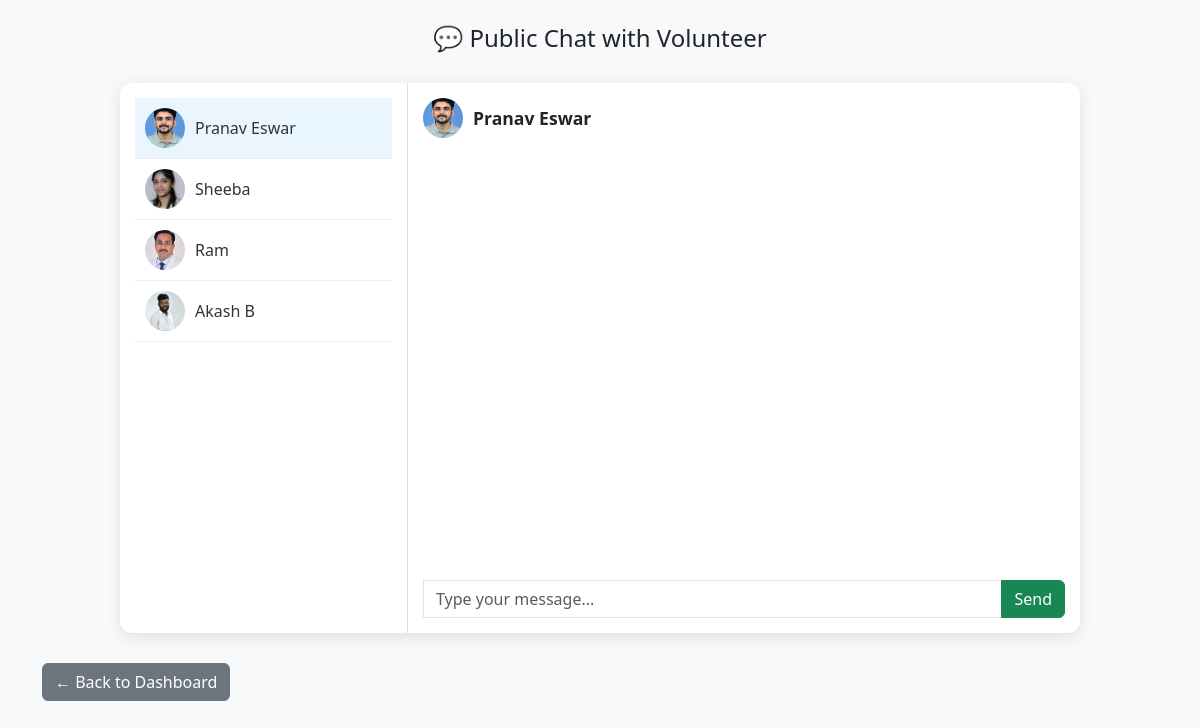
Page /user/public/chat_with_volunteers.php?volunteer=pranav123 (signed in) on the committed database.
### tables this page shows
CREATE TABLE `users` (
  `id` int(11) NOT NULL,
  `username` varchar(100) NOT NULL,
  `photo` varchar(255) DEFAULT NULL,
  `password_hash` varchar(255) NOT NULL,
  `role` enum('admin','volunteer') NOT NULL,
  `created_at` timestamp NOT NULL DEFAULT current_timestamp(),
  `full_name` varchar(100) DEFAULT NULL,
  `email` varchar(100) DEFAULT NULL,
  `phone` varchar(20) DEFAULT NULL,
  `address` text DEFAULT NULL,
  `status` tinyint(1) NOT NULL DEFAULT 0 COMMENT '0=pending, 1=approved, 2=declined'
);

### user/public/chat_with_volunteers.php (the view, shortened to what this page needs)
<?php
include __DIR__ . '/../../config/db.php';
$public_user = $_SESSION['public_username'];
$volunteer = $_GET['volunteer'] ?? '';
$volunteerDetails = null;
if ($volunteer) {
    $stmt = $conn->prepare("SELECT full_name, photo, phone FROM users WHERE username = ? AND role = 'volunteer'");
    $stmt->bind_param("s", $volunteer);
    $stmt->execute();
    $result = $stmt->get_result();
    $volunteerDetails = $result->fetch_assoc();
}
?>
<!DOCTYPE html>
<html lang="en">
<head>
  <link href="https://cdn.jsdelivr.net/npm/bootstrap@5.3.3/dist/css/bootstrap.min.css" rel="stylesheet">
  <link href="https://cdnjs.cloudflare.com/ajax/libs/font-awesome/6.5.0/css/all.min.css" rel="stylesheet">
</head>
<body>
<div class="container">
  <h4 class="text-center my-4">💬 Public Chat with Volunteer</h4>
  <div class="chat-container">
    <div class="user-list">
      <?php
      $stmt = $conn->prepare("
        SELECT u.username, u.full_name, u.photo,
               MAX(m.sent_at) AS last_msg_time
        FROM users u
        LEFT JOIN messages m ON (m.sender_username = ? AND m.receiver_username = u.username)
                             OR (m.sender_username = u.username AND m.receiver_username = ?)
        WHERE u.role = 'volunteer'
        GROUP BY u.username, u.full_name, u.photo
        ORDER BY last_msg_time DESC
      ");
      $stmt->bind_param("ss", $public_user, $public_user);
      $stmt->execute();
      $users = $stmt->get_result();
      while ($user = $users->fetch_assoc()) {
          $isSelected = ($volunteer === $user['username']) ? "background-color: #e9f5ff;" : "";
          echo "<a href='chat_with_volunteers.php?volunteer=" . htmlspecialchars($user['username']) . "' class='user-item' style='$isSelected'>";
          echo "<img src='../../assets/images/" . htmlspecialchars($user['photo']) . "' alt='User'> ";
          echo "<span>" . htmlspecialchars($user['full_name']) . "</span></a>";
      }
      ?>
    </div>
    <div class="chat-area">
      <?php if ($volunteer && $volunteerDetails): ?>
        <div class="chat-header">
          <img src="../../assets/images/<?= htmlspecialchars($volunteerDetails['photo']) ?>" alt="Profile">
          <strong><?= htmlspecialchars($volunteerDetails['full_name']) ?></strong>
        </div>
        <div class="chat-box" id="chat-box"></div>
       <form method="post" action="../send_messages.php" id="sendForm">
          <div class="input-group">
            <input type="text" name="message" class="form-control" placeholder="Type your message..." required>
            <button type="submit" class="btn btn-success">Send</button>
          </div>
        </form>
      <?php else: ?>
        <p class="text-muted">Select a volunteer to start chatting.</p>
      <?php endif; ?>
    </div>
  </div>
  <div class="text-start mt-3 mb-3">
  <a href="public_dashboard.php" class="btn btn-secondary">← Back to Dashboard</a>
</div>
</div>
</body>
</html>

### user/public/chat_with_volunteers.php (style rules this page uses)
body { background-color: #f8f9fa; font-family: 'Segoe UI', sans-serif; }
.chat-container { max-width: 960px; margin: 30px auto; border-radius: 12px; overflow: hidden; box-shadow: 0 4px 16px rgba(0,0,0,0.1); background-color: #fff; display: flex; height: 550px; }
.user-list { width: 30%; border-right: 1px solid #ddd; padding: 15px; overflow-y: auto; }
.chat-area { width: 70%; padding: 15px; display: flex; flex-direction: column; }
.chat-box { flex: 1; overflow-y: auto; border: 1px solid rgba(255, 255, 255, 0.2); border-radius: 8px; padding: 10px; margin-bottom: 1rem; background-color: rgba(255, 255, 255, 0.5); backdrop-filter: blur(10px); }
.input-group input { border-radius: 0; }
.user-item { display: flex; align-items: center; padding: 10px; border-bottom: 1px solid #eee; text-decoration: none; color: #333; }
.user-item img { width: 40px; height: 40px; border-radius: 50%; object-fit: cover; margin-right: 10px; }
.chat-header { display: flex; align-items: center; margin-bottom: 0.5rem; }
.chat-header img { width: 40px; height: 40px; border-radius: 50%; object-fit: cover; margin-right: 10px; }
.chat-header strong { font-size: 1.1rem; }

### rows in the picture
users: photo (picture), full_name "Pranav Eswar"

### other values in the picture
$user['full_name'] "Pranav Eswar"
$user['full_name'] "Sheeba"
$user['full_name'] "Ram"
$user['full_name'] "Akash B"
